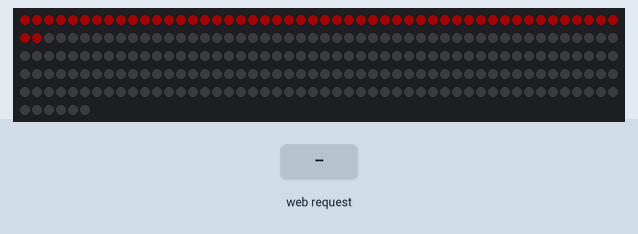
Simulated run of this sketch. Board: ESP32. On the bench: 256 RGB LEDs in strip order, left to right, continuing on the next row. The inputs (shaded band) are chosen by the test bench. Dim RGB values are drawn brighter than linear; WiFi joins after 1.5 s; servers stay silent unless stated; what the sketch prints to the serial monitor is not drawn.

Above: at 3.7 s.
3.8 s: HTTP request GET /mat6 received
At 7.48 s:
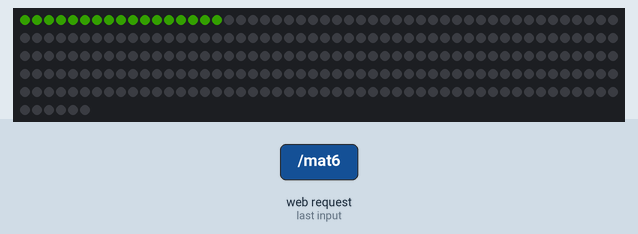
9.4 s: HTTP request GET /mat5 received
11.8 s: HTTP request GET /mat6 received
14.2 s: HTTP request GET /mat5 received
At 26.3 s:
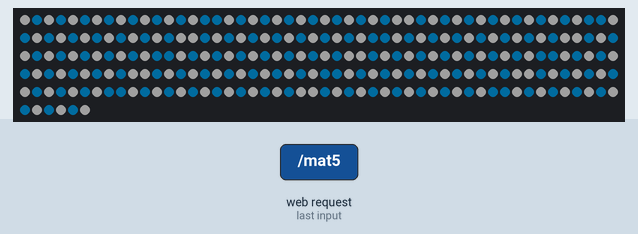
26.6 s: HTTP request GET /mat5 received
At 27.66 s:
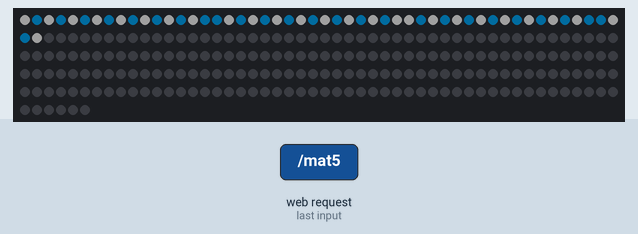
28.1 s: HTTP request GET /mat6 received
At 36.9 s:
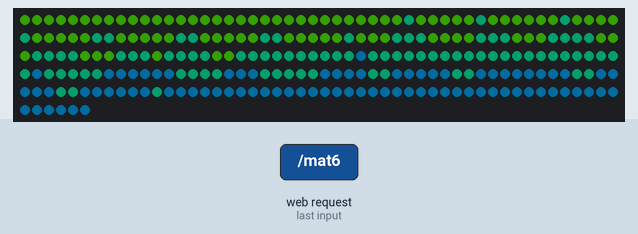

The sketch:

switch_shoesL.ino
```cpp
#include <WiFi.h>
#include <WebServer.h>
#include <Adafruit_NeoPixel.h>

 //ステーションモード設定
#define SSID "led_wifi"
#define PASSWORD "00000000"
const char *ssid = SSID;
const char *password = PASSWORD;
WebServer server(80);

// LEDテープ設定
#define PIN        21  // M5Stack Grobe Pin
#define NUMPIXELS  256  // Enough for 29 LEDs
#define DELAYVAL  10  // Time (in milliseconds) to pause between pixels
int led_color[3][3] ={{10,0,0},{0,10,0},{0,0,10}};
Adafruit_NeoPixel pixels(NUMPIXELS, PIN, NEO_GRB + NEO_KHZ800);

int matselect = 4;
bool isPending = true;


byte mat1[256][3] = {{31,0,0},{31,0,0},{31,0,0},{31,0,0},{31,0,0},{31,0,0},{31,0,0},{31,0,0},{31,0,0},{31,0,0},{31,0,0},{31,0,0},{31,0,0},{31,0,0},{31,0,0},{31,0,0},{31,0,0},{31,0,0},{31,0,0},{31,0,0},{31,0,0},{31,0,0},{31,0,0},{31,0,0},{31,0,0},{31,0,0},{31,0,0},{31,0,0},{31,0,0},{31,0,0},{31,0,0},{31,0,0},{31,0,0},{31,0,0},{31,0,0},{31,0,0},{31,0,0},{31,0,0},{31,0,0},{31,0,0},{31,0,0},{31,0,0},{31,0,0},{31,0,0},{31,0,0},{31,0,0},{31,0,0},{31,0,0},{31,0,0},{31,0,0},{31,0,0},{31,0,0},{31,0,0},{31,0,0},{31,0,0},{31,0,0},{31,0,0},{31,0,0},{31,0,0},{31,0,0},{31,0,0},{31,0,0},{31,0,0},{31,0,0},{31,0,0},{31,0,0},{31,0,0},{31,0,0},{31,0,0},{31,0,0},{31,0,0},{31,0,0},{31,0,0},{31,0,0},{31,0,0},{31,0,0},{31,0,0},{31,0,0},{31,0,0},{31,0,0},{31,0,0},{31,0,0},{31,0,0},{31,0,0},{31,0,0},{31,0,0},{31,0,0},{31,0,0},{31,0,0},{31,0,0},{31,0,0},{31,0,0},{31,0,0},{31,0,0},{31,0,0},{31,0,0},{31,0,0},{31,0,0},{31,0,0},{31,0,0},{31,0,0},{31,0,0},{31,0,0},{31,0,0},{31,0,0},{31,0,0},{31,0,0},{31,0,0},{31,0,0},{31,0,0},{31,0,0},{31,0,0},{31,0,0},{31,0,0},{31,0,0},{31,0,0},{31,0,0},{31,0,0},{31,0,0},{31,0,0},{31,0,0},{31,0,0},{31,0,0},{31,0,0},{31,0,0},{31,0,0},{31,0,0},{31,0,0},{31,0,0},{31,0,0},{31,0,0},{31,0,0},{31,0,0},{31,0,0},{31,0,0},{31,0,0},{31,0,0},{31,0,0},{31,0,0},{31,0,0},{31,0,0},{31,0,0},{31,0,0},{31,0,0},{31,0,0},{31,0,0},{31,0,0},{31,0,0},{31,0,0},{31,0,0},{31,0,0},{31,0,0},{31,0,0},{31,0,0},{31,0,0},{31,0,0},{31,0,0},{31,0,0},{31,0,0},{31,0,0},{31,0,0},{31,0,0},{31,0,0},{31,0,0},{31,0,0},{31,0,0},{31,0,0},{31,0,0},{31,0,0},{31,0,0},{31,0,0},{31,0,0},{31,0,0},{31,0,0},{31,0,0},{31,0,0},{31,0,0},{31,0,0},{31,0,0},{31,0,0},{31,0,0},{31,0,0},{31,0,0},{31,0,0},{31,0,0},{31,0,0},{31,0,0},{31,0,0},{31,0,0},{31,0,0},{31,0,0},{31,0,0},{31,0,0},{31,0,0},{31,0,0},{31,0,0},{31,0,0},{31,0,0},{31,0,0},{31,0,0},{31,0,0},{31,0,0},{31,0,0},{31,0,0},{31,0,0},{31,0,0},{31,0,0},{31,0,0},{31,0,0},{31,0,0},{31,0,0},{31,0,0},{31,0,0},{31,0,0},{31,0,0},{31,0,0},{31,0,0},{31,0,0},{31,0,0},{31,0,0},{31,0,0},{31,0,0},{31,0,0},{31,0,0},{31,0,0},{31,0,0},{31,0,0},{31,0,0},{31,0,0},{31,0,0},{31,0,0},{31,0,0},{31,0,0},{31,0,0},{31,0,0},{31,0,0},{31,0,0},{31,0,0},{31,0,0},{31,0,0},{31,0,0},{31,0,0},{31,0,0},{31,0,0},{31,0,0},{31,0,0},{31,0,0},{31,0,0},{31,0,0},{31,0,0},{31,0,0},{31,0,0},{31,0,0},{31,0,0},{31,0,0},{31,0,0}};
byte mat2[256][3] = {{31,31,31},{0,21,31},{31,31,31},{0,21,31},{31,31,31},{0,21,31},{31,31,31},{0,21,31},{31,31,31},{0,21,31},{31,31,31},{0,21,31},{31,31,31},{0,21,31},{31,31,31},{0,21,31},{0,21,31},{31,31,31},{0,21,31},{31,31,31},{0,21,31},{31,31,31},{0,21,31},{31,31,31},{0,21,31},{31,31,31},{0,21,31},{31,31,31},{0,21,31},{31,31,31},{0,21,31},{31,31,31},{31,31,31},{0,21,31},{31,31,31},{0,21,31},{31,31,31},{0,21,31},{31,31,31},{0,21,31},{31,31,31},{0,21,31},{31,31,31},{0,21,31},{31,31,31},{0,21,31},{31,31,31},{0,21,31},{0,21,31},{31,31,31},{0,21,31},{31,31,31},{0,21,31},{31,31,31},{0,21,31},{31,31,31},{0,21,31},{31,31,31},{0,21,31},{31,31,31},{0,21,31},{31,31,31},{0,21,31},{31,31,31},{31,31,31},{0,21,31},{31,31,31},{0,21,31},{31,31,31},{0,21,31},{31,31,31},{0,21,31},{31,31,31},{0,21,31},{31,31,31},{0,21,31},{31,31,31},{0,21,31},{31,31,31},{0,21,31},{0,21,31},{31,31,31},{0,21,31},{31,31,31},{0,21,31},{31,31,31},{0,21,31},{31,31,31},{0,21,31},{31,31,31},{0,21,31},{31,31,31},{0,21,31},{31,31,31},{0,21,31},{31,31,31},{31,31,31},{0,21,31},{31,31,31},{0,21,31},{31,31,31},{0,21,31},{31,31,31},{0,21,31},{31,31,31},{0,21,31},{31,31,31},{0,21,31},{31,31,31},{0,21,31},{31,31,31},{0,21,31},{0,21,31},{31,31,31},{0,21,31},{31,31,31},{0,21,31},{31,31,31},{0,21,31},{31,31,31},{0,21,31},{31,31,31},{0,21,31},{31,31,31},{0,21,31},{31,31,31},{0,21,31},{31,31,31},{31,31,31},{0,21,31},{31,31,31},{0,21,31},{31,31,31},{0,21,31},{31,31,31},{0,21,31},{31,31,31},{0,21,31},{31,31,31},{0,21,31},{31,31,31},{0,21,31},{31,31,31},{0,21,31},{0,21,31},{31,31,31},{0,21,31},{31,31,31},{0,21,31},{31,31,31},{0,21,31},{31,31,31},{0,21,31},{31,31,31},{0,21,31},{31,31,31},{0,21,31},{31,31,31},{0,21,31},{31,31,31},{31,31,31},{0,21,31},{31,31,31},{0,21,31},{31,31,31},{0,21,31},{31,31,31},{0,21,31},{31,31,31},{0,21,31},{31,31,31},{0,21,31},{31,31,31},{0,21,31},{31,31,31},{0,21,31},{0,21,31},{31,31,31},{0,21,31},{31,31,31},{0,21,31},{31,31,31},{0,21,31},{31,31,31},{0,21,31},{31,31,31},{0,21,31},{31,31,31},{0,21,31},{31,31,31},{0,21,31},{31,31,31},{31,31,31},{0,21,31},{31,31,31},{0,21,31},{31,31,31},{0,21,31},{31,31,31},{0,21,31},{31,31,31},{0,21,31},{31,31,31},{0,21,31},{31,31,31},{0,21,31},{31,31,31},{0,21,31},{0,21,31},{31,31,31},{0,21,31},{31,31,31},{0,21,31},{31,31,31},{0,21,31},{31,31,31},{0,21,31},{31,31,31},{0,21,31},{31,31,31},{0,21,31},{31,31,31},{0,21,31},{31,31,31},{31,31,31},{0,21,31},{31,31,31},{0,21,31},{31,31,31},{0,21,31},{31,31,31},{0,21,31},{31,31,31},{0,21,31},{31,31,31},{0,21,31},{31,31,31},{0,21,31},{31,31,31},{0,21,31},{0,21,31},{31,31,31},{0,21,31},{31,31,31},{0,21,31},{31,31,31},{0,21,31},{31,31,31},{0,21,31},{31,31,31},{0,21,31},{31,31,31},{0,21,31},{31,31,31},{0,21,31},{31,31,31}};
byte mat3[256][3] = {{10,31,0},{10,31,0},{10,31,0},{10,31,0},{10,31,0},{10,31,0},{10,31,0},{10,31,0},{10,31,0},{10,31,0},{10,31,0},{10,31,0},{10,31,0},{10,31,0},{10,31,0},{10,31,0},{10,31,0},{10,31,0},{10,31,0},{10,31,0},{10,31,0},{10,31,0},{10,31,0},{10,31,0},{10,31,0},{10,31,0},{10,31,0},{10,31,0},{10,31,0},{10,31,0},{10,31,0},{10,31,0},{0,31,21},{10,31,0},{10,31,0},{10,31,0},{10,31,0},{10,31,0},{0,31,21},{10,31,0},{10,31,0},{10,31,0},{10,31,0},{10,31,0},{10,31,0},{0,31,21},{10,31,0},{10,31,0},{10,31,0},{10,31,0},{0,31,21},{10,31,0},{10,31,0},{10,31,0},{10,31,0},{10,31,0},{0,31,21},{0,31,21},{10,31,0},{10,31,0},{10,31,0},{10,31,0},{10,31,0},{0,31,21},{0,31,21},{10,31,0},{10,31,0},{10,31,0},{10,31,0},{10,31,0},{0,31,21},{0,31,21},{10,31,0},{10,31,0},{10,31,0},{10,31,0},{10,31,0},{0,31,21},{10,31,0},{10,31,0},{10,31,0},{0,31,21},{0,31,21},{0,31,21},{10,31,0},{10,31,0},{10,31,0},{10,31,0},{0,31,21},{0,31,21},{0,31,21},{10,31,0},{10,31,0},{10,31,0},{0,31,21},{0,31,21},{0,31,21},{0,31,21},{10,31,0},{10,31,0},{10,31,0},{0,31,21},{0,31,21},{0,31,21},{0,31,21},{10,31,0},{10,31,0},{10,31,0},{0,31,21},{0,31,21},{0,31,21},{10,31,0},{0,31,21},{0,31,21},{0,31,21},{0,31,21},{10,31,0},{10,31,0},{0,31,21},{0,31,21},{0,31,21},{0,31,21},{0,31,21},{0,31,21},{0,31,21},{0,31,21},{0,31,21},{0,31,21},{0,21,31},{0,31,21},{0,31,21},{0,31,21},{0,31,21},{0,31,21},{0,31,21},{0,31,21},{0,31,21},{0,31,21},{0,31,21},{0,31,21},{0,31,21},{0,31,21},{0,31,21},{0,31,21},{0,31,21},{0,31,21},{0,31,21},{0,31,21},{0,31,21},{0,31,21},{0,31,21},{0,21,31},{0,31,21},{0,31,21},{0,31,21},{0,31,21},{0,31,21},{0,21,31},{0,21,31},{0,21,31},{0,21,31},{0,21,31},{0,21,31},{0,31,21},{0,31,21},{0,31,21},{0,31,21},{0,21,31},{0,21,31},{0,21,31},{0,31,21},{0,31,21},{0,31,21},{0,31,21},{0,31,21},{0,21,31},{0,21,31},{0,21,31},{0,21,31},{0,31,21},{0,31,21},{0,21,31},{0,21,31},{0,21,31},{0,21,31},{0,21,31},{0,31,21},{0,31,21},{0,21,31},{0,21,31},{0,21,31},{0,21,31},{0,21,31},{0,21,31},{0,21,31},{0,21,31},{0,31,21},{0,31,21},{0,21,31},{0,21,31},{0,21,31},{0,21,31},{0,21,31},{0,31,21},{0,31,21},{0,21,31},{0,21,31},{0,21,31},{0,21,31},{0,21,31},{0,21,31},{0,31,21},{0,21,31},{0,21,31},{0,21,31},{0,21,31},{0,21,31},{0,21,31},{0,21,31},{0,21,31},{0,21,31},{0,21,31},{0,21,31},{0,21,31},{0,21,31},{0,21,31},{0,21,31},{0,21,31},{0,21,31},{0,21,31},{0,21,31},{0,21,31},{0,21,31},{0,21,31},{0,21,31},{0,21,31},{0,21,31},{0,21,31},{0,21,31},{0,21,31},{0,21,31},{0,21,31},{0,21,31},{0,21,31},{0,21,31},{0,21,31},{0,21,31},{0,21,31},{0,21,31},{0,21,31},{0,21,31},{0,21,31},{0,21,31},{0,21,31},{0,21,31},{0,21,31}};

void handleRoot() {
  server.send(200, "text/html", "<h1>Please access /mat1, /mat2 or /mat3</h1>");
}


void handleMat4() {
  matselect = 4;
  isPending = true;
  Serial.println("MAT4");
  server.send(200, "text/html", "LED ON");
}

void handleMat5() {
  matselect = 5;
  isPending = true;
  Serial.println("MAT5");
  server.send(200, "text/html", "LED ON");
}

void handleMat6() {
  matselect = 6;
  isPending = true;
  Serial.println("MAT6");
  server.send(200, "text/html", "LED OFF");
}

void setup() {
  delay(1000);
  Serial.begin(115200);

  // WiFiステーションモード
WiFi.mode(WIFI_STA);
  WiFi.begin(ssid, password);

  while(WiFi.status() != WL_CONNECTED) {
    delay(500);
    Serial.print(".");
  }

  Serial.println("");
  Serial.print("Connecred to ");
  Serial.println(ssid);
  Serial.print("IP address");
  Serial.println(WiFi.localIP());

  // LEDテープ設定
  pixels.begin();

  server.on("/", handleRoot);
  server.on("/mat4", handleMat4);
  server.on("/mat5", handleMat5);
  server.on("/mat6", handleMat6);
  server.begin();
}

void loop() {
  server.handleClient();
  if(isPending) {
    if(matselect == 4) {
      pixels.clear();
      for(int i=0; i<NUMPIXELS; i++) {
        int rgb = i%3;
        pixels.setPixelColor(i, pixels.Color(mat1[i][0],mat1[i][1],mat1[i][2]));
        pixels.show();
        delay(DELAYVAL);
      }
    } else if(matselect == 5) {
      pixels.clear();
      for(int i=0; i<NUMPIXELS; i++) {
        int rgb = i%3;
        pixels.setPixelColor(i, pixels.Color(mat2[i][0],mat2[i][1],mat2[i][2]));
        pixels.show();
        delay(DELAYVAL);
    }
    } else {
      pixels.clear();
      for(int i=0; i<NUMPIXELS; i++) {
        int rgb = i%3;
        pixels.setPixelColor(i, pixels.Color(mat3[i][0],mat3[i][1],mat3[i][2]));
        pixels.show();
        delay(DELAYVAL);
      }
    }
  }
  isPending = false;
}
```

Measured:
- after the input at 3.8 s, the LEDs: first differ from a run without the input after 3.5 s (image 1)
- after the input at 26.6 s, the LEDs: first change at once (image 3 shows a later state)
- after the input at 28.1 s, the LEDs: first differ from a run without the input after 3.3 s (image 4 shows a later state)
